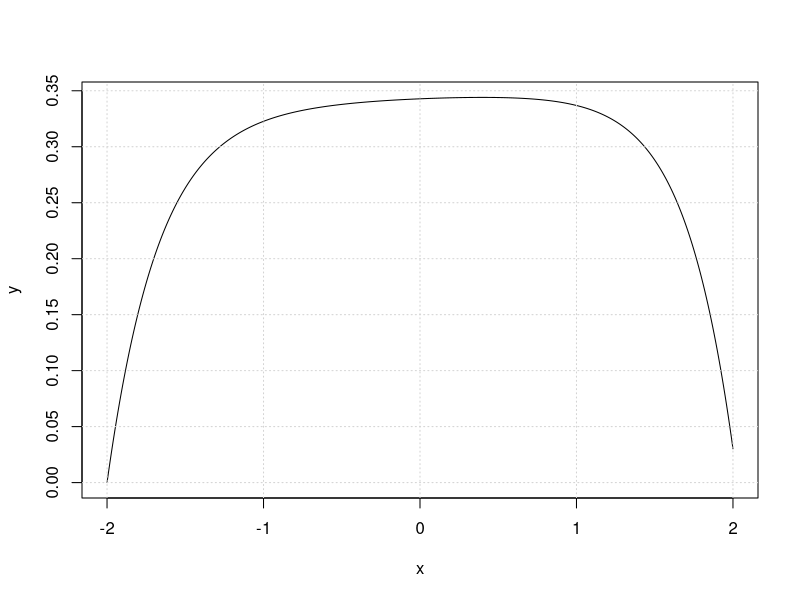
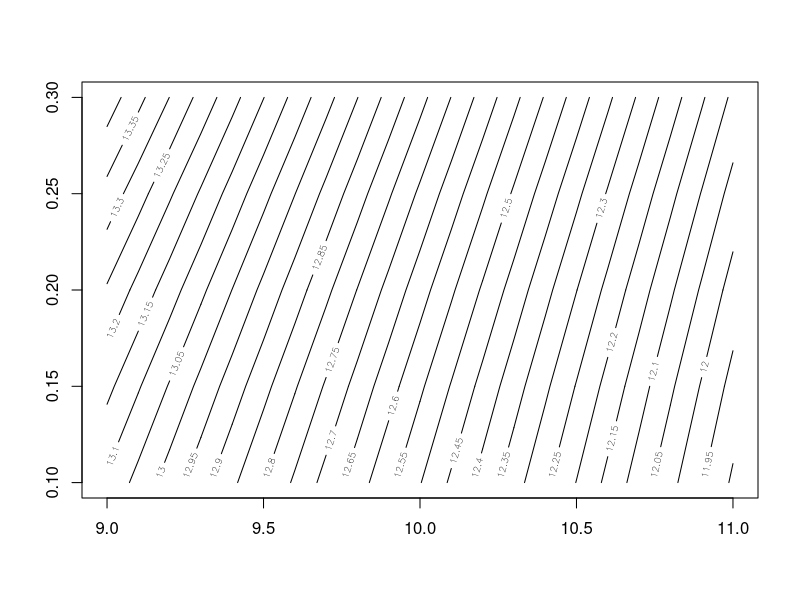
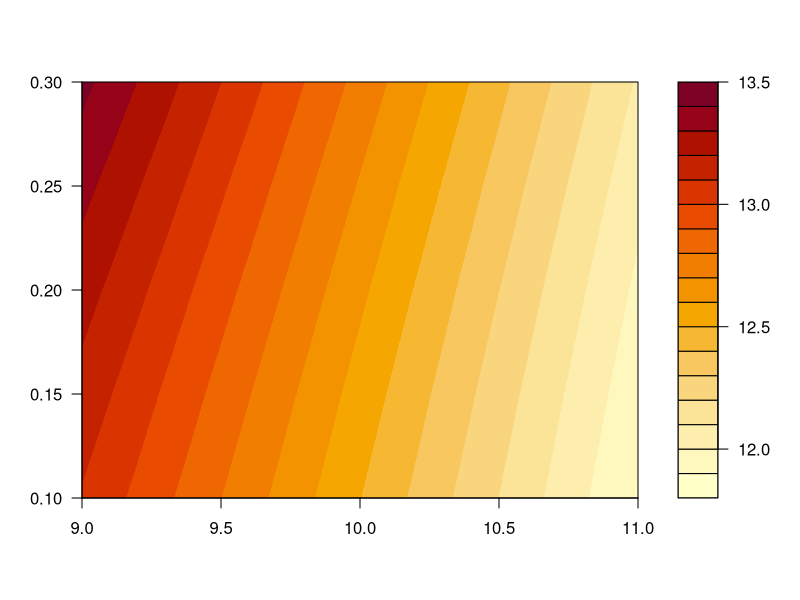
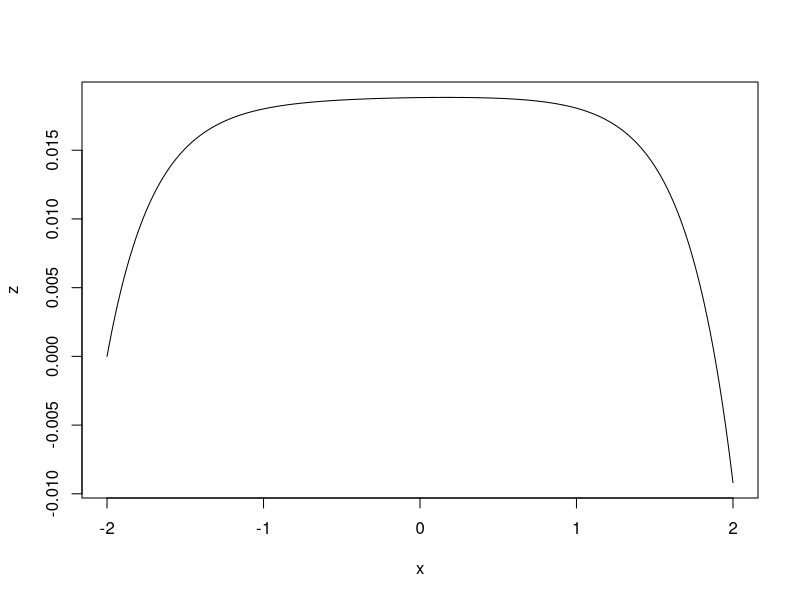
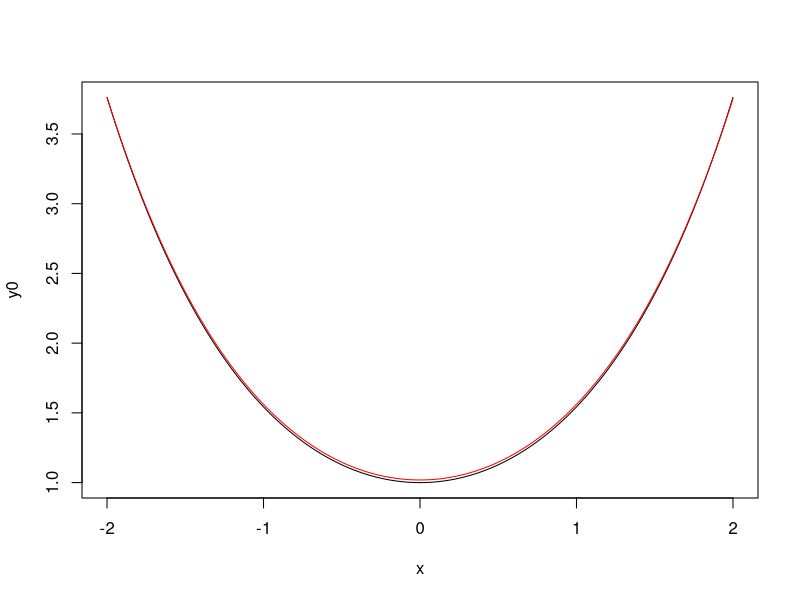
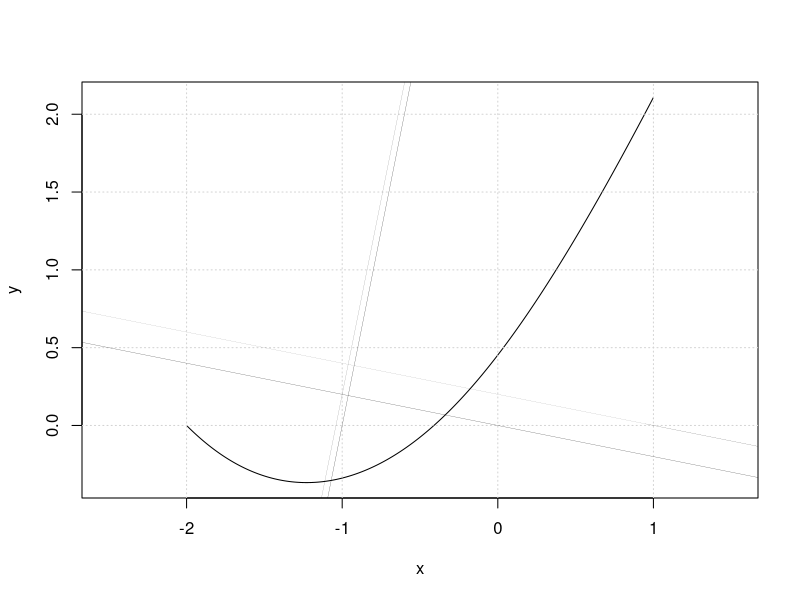

The R script that drew these images, in order:
## ---- chunk 1
knitr::opts_chunk$set(echo = TRUE)
## ---- chunk 2
library("deSolve") 
sech <- function(x){1/cosh(x)}
Lorenz <- function(t, state, parameters) {
    with(as.list(c(state, parameters)), {
        dZ <- Zdash
        ss <- sech(t)^2

        phi <- t
        phi_y  <- 0
        phi_x <- 1
        numerator <- (
            -phi_x + phi_y*(cosh(t) - sinh(t)*tanh(t))
            -(Z + phi)*ss
            -Zdash * tanh(t) * (1-3*lambda/cosh(t)^3 - 2*ss)
        )

        denominator <-  ss + lambda/cosh(t)^3
        dZdash <- numerator/denominator
        dextra_length <- Zdash*tanh(t)
        dextra_length2 <- Z*sech(t)^2
        list(c(dZ, dZdash, dextra_length, dextra_length2))
    })
}

parameters <- c(lambda = 102.74)
state      <- c(Z = 0, Zdash = 1, extra_length=0, extra_length2=0)  # initial conditions
times      <- seq(-2, 2, by = 0.01)

out <- ode(y = state, times = times, func = Lorenz, parms = parameters)
## ---- chunk 3
head(out)
tail(out)
x <- out[,1]
y <- out[,2]
plot(x,y,type='l')
grid()
## ---- chunk 4
f <- function(unknown, give=FALSE){
    lambda        <- unknown[1]
    Zdash_initial <- unknown[2]
    times <- seq(from = -2, to = 2, by = 1)
    parameters <- c(lambda = lambda)
    state <-  # initial conditions
        c(Z = 0, Zdash = Zdash_initial, extra_length=0, extra_length2=0) 
    out <- ode(y = state, times = times, func = Lorenz, parms = parameters)
    final_disp <- out[5,2]
    extra_length <- out[5,4]
    badness <- final_disp^2 + extra_length^2
    if(give){
        return(c(final_disp=final_disp,
                 extra_length,
                 badness))
    } else {
        return(badness)
    } 
}
## ---- chunk 5
f(c(5,-0.035))
f(c(5,-0.030))
f(c(5,-0.025))
f(c(5,-0.020))
f(c(5,-0.015))
## ---- chunk 6
jj <- optim(c(0,0),f)
jj

## ---- chunk 7
v1 <- seq(from = 9, to = 11, by = 0.1)
v2 <- seq(from = 0.1, to = 0.3, by = 0.05)
M <- as.matrix(expand.grid(v1,v2))
head(M)
bad <- sapply(seq_len(nrow(M)),function(i){f(unname(M[i,]))})
## ---- chunk 8
contour(v1,v2,matrix(bad,length(v1),length(v2)),nlevels=40)
filled.contour(v1,v2,matrix(bad,length(v1),length(v2)))
## ---- chunk 9
jj$par
parameters <- c(lambda = jj$par[1])
state      <- c(Z = 0, Zdash = jj$par[2], extra_length=0, extra_length2=0)  # initial conditions
times      <- seq(-2, 2, by = 0.01)

out <- ode(y = state, times = times, func = Lorenz, parms = parameters)
head(out)
x  <- out[,1]
z <- out[,2]
y0 <- cosh(x)

plot(x, z,type="l")
plot(x, y0,type="l")
points(x, y0+z,type="l",col="red")
## ---- chunk 10
cat <- function(t, state, parameters) {
    with(as.list(c(state, parameters)), {
        dZ <- Zdash
        numerator <- (1+Zdash^2) * (1-a*Zdash^2)
        denominator <-  Z + a*t + lambda
        dZdash <- numerator/denominator
        list(c(dZ, dZdash))
    })
}

parameters <- c(lambda = 1.5, a = 0.2)
state      <- c(Z = 0, Zdash = -1)  # initial conditions
times      <- seq(-2, 1, by = 0.01)

out <- ode(y = state, times = times, func = cat, parms = parameters)
## ---- chunk 11
head(out)
tail(out)
x <- out[,1]
y <- out[,2]
plot(x,y,asp=1,type='l')
grid()
abline(5.0,1/0.2,lwd=0.2)
abline(5.2,1/0.2,lwd=0.1)
abline(0.0,-0.2,lwd=0.2)
abline(0.2,-0.2,lwd=0.1)
